Frame 1 (no input): blank canvas, image omitted
Frame 60 (no input): blank canvas, image omitted
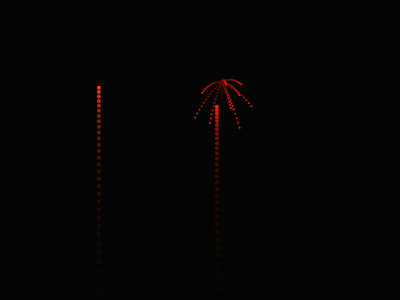
Frame 120 (the mouse pressed at the canvas centre since frame 60)

The p5.js sketch whose frames 1 and 60 were blank and that drew this single picture after the mouse press (run headless with seeded random() and noise() and a simulated clock; from frame 60 on, the mouse is pressed at the canvas centre):

// p5.js sketch
// ── sketch.js

var gravity;

let fireworks = [];

function setup() {
  // put setup code here
  createCanvas(400, 300);
  //
  stroke(255);
  strokeWeight(4);
  //
  gravity = createVector(0, 0.2);
  //
  firework = new Firework();
}

function draw() {
  // put drawing code here
  colorMode(RGB);
  background(0, 0, 0, 25);
  //
  if (random(1) < 0.03) {
    fireworks.push(new Firework());
  }
  //
  for (let i = fireworks.length-1; i>= 0; i--) {
    let firework = fireworks[i];
    firework.update();
    firework.show();
    if (firework.done) {
      fireworks.splice(i, 1)
    }
  }
}

// ── firework.js
class Firework {
  constructor() {
    this.rocket = new Particle(random(width), height);
    this.rocket.vel = createVector(0, random(-9, -11));
    this.rocket.exploded = false;
    this.fireworks = [];
  }

  update() {
    // Rakete
    if (!this.rocket.exploded) {
      this.rocket.applyForce(gravity);
      this.rocket.updatePosition();
      if (this.rocket.vel.y >= 0) {
        this.rocket.exploded = this.explode();
      }
    }
    // Feuerwerk
    for (let i = this.fireworks.length-1; i >= 0; i--) {
      let p = this.fireworks[i];
      p.applyForce(gravity);
      p.updatePosition();
      p.lifespan -= 5;
      if (p.done) {
        this.fireworks.splice(i, 1);
      }
    }
  }

  show() {
    // Rakete
    if (!this.rocket.exploded) {
      this.rocket.show();
    }
    // Feuerwerk
    for (let i = 0; i < this.fireworks.length; i++) {
      this.fireworks[i].show();
    }
  }

  explode() {
    let pos = this.rocket.pos;
    let col = this.rocket.col;
    for (let i = 0; i < 10; i++) {
      let p = new Particle(pos.x, pos.y, col, 2);
      p.vel = p5.Vector.random2D().mult(random(1, 3));
      this.fireworks.push(p);
    }
    return true;
  }

  get done() {
    return (this.rocket.exploded && this.fireworks.length == 0);
  }
}

// ── particle.js
class Particle {
  constructor(x, y, c = random(255), w = 4) {
    this.pos = createVector(x, y);
    this.vel = createVector(0, 0);
    this.acc = createVector(0, 0);
    this.col = c;
    this.weight = w;
    this.lifespan = 255;
  }

  applyForce(force) {
    this.acc.add(force);
  }

  updatePosition() {
    this.vel.add(this.acc);
    this.pos.add(this.vel);
    this.acc.mult(0);
  }

  show() {
    colorMode(HSB);
    strokeWeight(this.weight);
    stroke(this.col, 255, 255, this.lifespan);
    point(this.pos.x, this.pos.y);
  }

  get done() {
    return (this.lifespan <= 0);
  }
}
